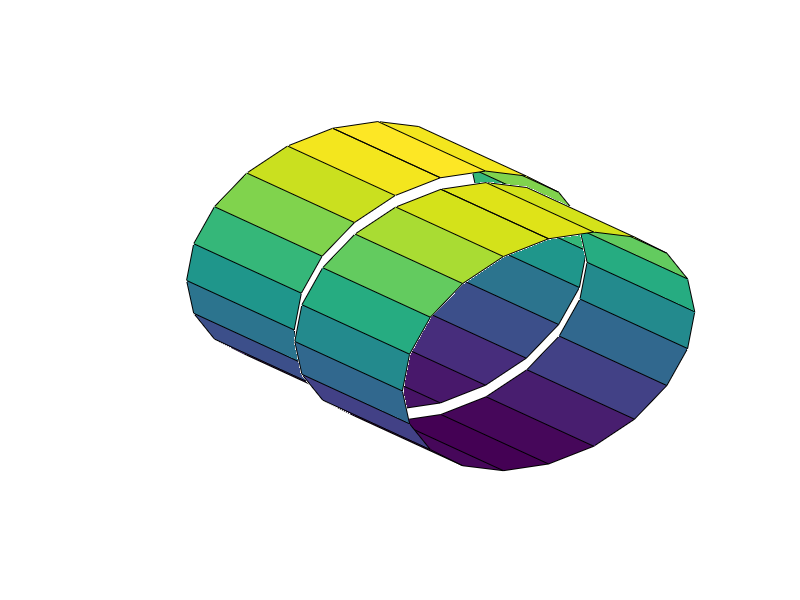

This chart was generated by the following MATLAB code:
x1 = linspace(-50, 50, 50);
y1 = linspace(-50, 50, 50);
[x, y] = meshgrid(x1, y1);
z = x.^2+y.^2-1
surf(x,y,z);



%%
r = 5;
[X,Y,Z] = cylinder(r);
h = 20;
Z = Z*h;
surf(Y,Z,X)
hold on;
x = 20;
surf(Y,Z+x+0.1,X+0.5)
hold on;

axis off;
